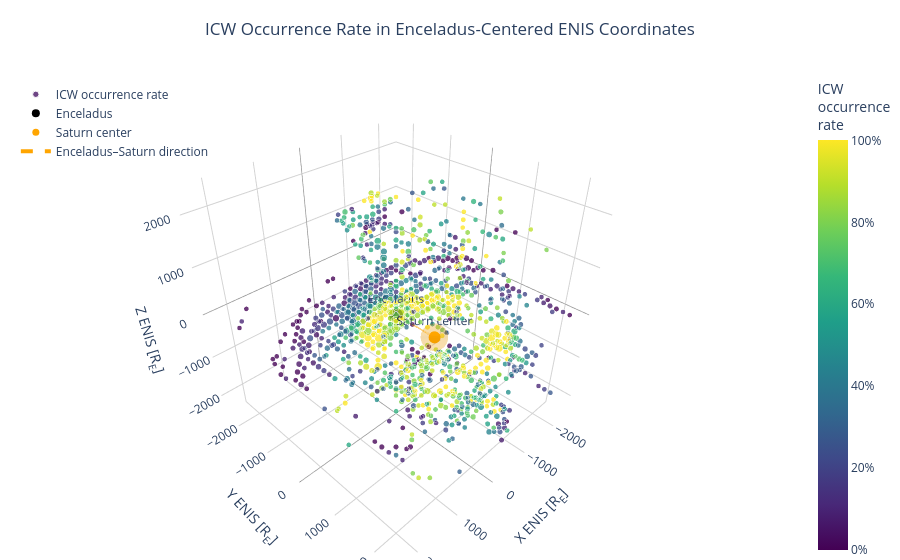

The code cell stored with this chart in its notebook:
### Code cell
import numpy as np
import pandas as pd
import plotly.graph_objects as go

# ============================================================
# Settings
# ============================================================
R_ENCELADUS_KM = 252.1

n_bins = 36
min_count = 10

# Focus region around Enceladus in Enceladus radii.
# This keeps Enceladus and Saturn visible.
# Set to None to use the full available range.
axis_limit_RE = 2500

# ============================================================
# Coordinates: Cassini in Enceladus-centered ENIS frame
# ============================================================
d = df[
    [
        "x_enis_km",
        "y_enis_km",
        "z_enis_km",
        "saturn_x_enis_km",
        "saturn_y_enis_km",
        "saturn_z_enis_km",
        "is_ICW",
    ]
].dropna().copy()

# Convert Cassini position to Enceladus radii
d["x_RE"] = d["x_enis_km"] / R_ENCELADUS_KM
d["y_RE"] = d["y_enis_km"] / R_ENCELADUS_KM
d["z_RE"] = d["z_enis_km"] / R_ENCELADUS_KM

# Convert Saturn position to Enceladus radii
d["saturn_x_RE"] = d["saturn_x_enis_km"] / R_ENCELADUS_KM
d["saturn_y_RE"] = d["saturn_y_enis_km"] / R_ENCELADUS_KM
d["saturn_z_RE"] = d["saturn_z_enis_km"] / R_ENCELADUS_KM

d["is_ICW"] = d["is_ICW"].astype(int)

# Saturn is effectively fixed in this frame; use median for robustness
saturn_pos = np.array(
    [
        d["saturn_x_RE"].median(),
        d["saturn_y_RE"].median(),
        d["saturn_z_RE"].median(),
    ]
)

# ============================================================
# Optional spatial focus around Enceladus
# ============================================================
if axis_limit_RE is not None:
    keep = (
        d["x_RE"].between(-axis_limit_RE, axis_limit_RE)
        & d["y_RE"].between(-axis_limit_RE, axis_limit_RE)
        & d["z_RE"].between(-axis_limit_RE, axis_limit_RE)
    )
    d_plot = d.loc[keep].copy()

    bin_edges = [
        np.linspace(-axis_limit_RE, axis_limit_RE, n_bins + 1),
        np.linspace(-axis_limit_RE, axis_limit_RE, n_bins + 1),
        np.linspace(-axis_limit_RE, axis_limit_RE, n_bins + 1),
    ]
else:
    d_plot = d.copy()

    bin_edges = [
        np.linspace(d_plot["x_RE"].min(), d_plot["x_RE"].max(), n_bins + 1),
        np.linspace(d_plot["y_RE"].min(), d_plot["y_RE"].max(), n_bins + 1),
        np.linspace(d_plot["z_RE"].min(), d_plot["z_RE"].max(), n_bins + 1),
    ]

# ============================================================
# 3D histogram binning
# ============================================================
coords = d_plot[["x_RE", "y_RE", "z_RE"]].to_numpy()
icw = d_plot["is_ICW"].to_numpy()

# Total samples per bin
total_counts, edges = np.histogramdd(
    coords,
    bins=bin_edges
)

# ICW samples per bin
icw_counts, _ = np.histogramdd(
    coords,
    bins=bin_edges,
    weights=icw
)

with np.errstate(divide="ignore", invalid="ignore"):
    occurrence_rate = icw_counts / total_counts

# Bin centers
x_centers = 0.5 * (edges[0][:-1] + edges[0][1:])
y_centers = 0.5 * (edges[1][:-1] + edges[1][1:])
z_centers = 0.5 * (edges[2][:-1] + edges[2][1:])

X, Y, Z = np.meshgrid(
    x_centers,
    y_centers,
    z_centers,
    indexing="ij"
)

# Keep only sufficiently sampled bins
mask = total_counts >= min_count

plot_df = pd.DataFrame(
    {
        "x_RE": X[mask],
        "y_RE": Y[mask],
        "z_RE": Z[mask],
        "n_total": total_counts[mask].astype(int),
        "n_ICW": icw_counts[mask].astype(int),
        "occurrence_rate": occurrence_rate[mask],
    }
)

# Marker size scaled by sampling density
plot_df["marker_size"] = 3 + 9 * np.sqrt(
    plot_df["n_total"] / plot_df["n_total"].max()
)

plot_df["hover"] = (
    "ICW occurrence rate: "
    + plot_df["occurrence_rate"].map("{:.2%}".format)
    + "<br>Total samples: "
    + plot_df["n_total"].astype(str)
    + "<br>ICW samples: "
    + plot_df["n_ICW"].astype(str)
    + "<br>x: "
    + plot_df["x_RE"].map("{:.1f}".format)
    + " R<sub>E</sub>"
    + "<br>y: "
    + plot_df["y_RE"].map("{:.1f}".format)
    + " R<sub>E</sub>"
    + "<br>z: "
    + plot_df["z_RE"].map("{:.1f}".format)
    + " R<sub>E</sub>"
)

# ============================================================
# Optional Saturn sphere
# ============================================================
def make_sphere(center, radius, n_theta=40, n_phi=20):
    theta = np.linspace(0, 2 * np.pi, n_theta)
    phi = np.linspace(0, np.pi, n_phi)

    theta, phi = np.meshgrid(theta, phi)

    xs = center[0] + radius * np.sin(phi) * np.cos(theta)
    ys = center[1] + radius * np.sin(phi) * np.sin(theta)
    zs = center[2] + radius * np.cos(phi)

    return xs, ys, zs


saturn_radius_RE = 60268.0 / R_ENCELADUS_KM
sat_x, sat_y, sat_z = make_sphere(
    center=saturn_pos,
    radius=saturn_radius_RE
)

# ============================================================
# Plotly graph_objects figure
# ============================================================
fig = go.Figure()

# ICW occurrence-rate bins
fig.add_trace(
    go.Scatter3d(
        x=plot_df["x_RE"],
        y=plot_df["y_RE"],
        z=plot_df["z_RE"],
        mode="markers",
        marker=dict(
            size=plot_df["marker_size"],
            color=plot_df["occurrence_rate"],
            colorscale="Viridis",
            cmin=0,
            cmax=1,
            opacity=0.78,
            colorbar=dict(
                title="ICW<br>occurrence<br>rate",
                tickformat=".0%",
            ),
        ),
        text=plot_df["hover"],
        hoverinfo="text",
        name="ICW occurrence rate",
    )
)

# Enceladus at origin
fig.add_trace(
    go.Scatter3d(
        x=[0],
        y=[0],
        z=[0],
        mode="markers+text",
        marker=dict(
            size=8,
            color="black",
        ),
        text=["Enceladus"],
        textposition="top center",
        hoverinfo="text",
        name="Enceladus",
    )
)

# Saturn center
fig.add_trace(
    go.Scatter3d(
        x=[saturn_pos[0]],
        y=[saturn_pos[1]],
        z=[saturn_pos[2]],
        mode="markers+text",
        marker=dict(
            size=7,
            color="orange",
        ),
        text=["Saturn center"],
        textposition="top center",
        hoverinfo="text",
        name="Saturn center",
    )
)

# Saturn physical sphere
fig.add_trace(
    go.Surface(
        x=sat_x,
        y=sat_y,
        z=sat_z,
        opacity=0.18,
        showscale=False,
        colorscale=[[0, "orange"], [1, "orange"]],
        name="Saturn",
        hoverinfo="skip",
    )
)

# Line from Enceladus to Saturn
fig.add_trace(
    go.Scatter3d(
        x=[0, saturn_pos[0]],
        y=[0, saturn_pos[1]],
        z=[0, saturn_pos[2]],
        mode="lines",
        line=dict(
            color="orange",
            width=4,
            dash="dash",
        ),
        name="Enceladus–Saturn direction",
        hoverinfo="skip",
    )
)

# Axis limits
if axis_limit_RE is not None:
    axis_range = [-axis_limit_RE, axis_limit_RE]
else:
    max_abs = np.nanmax(
        np.abs(
            np.concatenate(
                [
                    plot_df[["x_RE", "y_RE", "z_RE"]].to_numpy().ravel(),
                    saturn_pos,
                ]
            )
        )
    )
    max_abs = np.ceil(max_abs / 100) * 100
    axis_range = [-max_abs, max_abs]

fig.update_layout(
    title=dict(
        text="ICW Occurrence Rate in Enceladus-Centered ENIS Coordinates",
        x=0.5,
        xanchor="center",
    ),
    scene=dict(
        xaxis=dict(
            title="X ENIS [R<sub>E</sub>]",
            range=axis_range,
            backgroundcolor="white",
            gridcolor="lightgray",
            zerolinecolor="gray",
        ),
        yaxis=dict(
            title="Y ENIS [R<sub>E</sub>]",
            range=axis_range,
            backgroundcolor="white",
            gridcolor="lightgray",
            zerolinecolor="gray",
        ),
        zaxis=dict(
            title="Z ENIS [R<sub>E</sub>]",
            range=axis_range,
            backgroundcolor="white",
            gridcolor="lightgray",
            zerolinecolor="gray",
        ),
        aspectmode="cube",
    ),
    margin=dict(l=0, r=0, t=70, b=0),
    legend=dict(
        x=0.02,
        y=0.98,
        bgcolor="rgba(255,255,255,0.7)",
    ),
)

fig.show()

# save
fig.write_html("ICW_3D_occurrence_ENIS.html")

### Figure 1 — Plotly figure (JSON) as saved in the notebook; plotly's stock layout.template omitted (floating-point values rounded to 4 significant figures; data arrays with more than 128 entries replaced by an {"elided": "..."} marker saying what was removed)
{"data": [{"hoverinfo": "text", "marker": {"cmax": 1, "cmin": 0, "color": {"elided": "1158 float values"}, "colorbar": {"tickformat": ".0%", "title": {"text": "ICW<br>occurrence<br>rate"}}, "colorscale": [[0, "#440154"], [0.1111, "#482878"], [0.2222, "#3e4989"], [0.3333, "#31688e"], [0.4444, "#26828e"], [0.5556, "#1f9e89"], [0.6667, "#35b779"], [0.7778, "#6ece58"], [0.8889, "#b5de2b"], [1, "#fde725"]], "opacity": 0.78, "size": {"elided": "1158 float values"}}, "mode": "markers", "name": "ICW occurrence rate", "text": {"elided": "1158 str values"}, "type": "scatter3d", "x": {"elided": "1158 float values"}, "y": {"elided": "1158 float values"}, "z": {"elided": "1158 float values"}}, {"hoverinfo": "text", "marker": {"color": "black", "size": 8}, "mode": "markers+text", "name": "Enceladus", "text": ["Enceladus"], "textposition": "top center", "type": "scatter3d", "x": [0], "y": [0], "z": [0]}, {"hoverinfo": "text", "marker": {"color": "orange", "size": 7}, "mode": "markers+text", "name": "Saturn center", "text": ["Saturn center"], "textposition": "top center", "type": "scatter3d", "x": [3.373e-19], "y": [944.2], "z": [2.141e-17]}, {"colorscale": [[0, "orange"], [1, "orange"]], "hoverinfo": "skip", "name": "Saturn", "opacity": 0.18, "showscale": false, "type": "surface", "x": {"elided": "20x40 float values"}, "y": {"elided": "20x40 float values"}, "z": {"elided": "20x40 float values"}}, {"hoverinfo": "skip", "line": {"color": "orange", "dash": "dash", "width": 4}, "mode": "lines", "name": "Enceladus–Saturn direction", "type": "scatter3d", "x": [0, 3.373e-19], "y": [0, 944.2], "z": [0, 2.141e-17]}], "layout": {"legend": {"bgcolor": "rgba(255,255,255,0.7)", "x": 0.02, "y": 0.98}, "margin": {"b": 0, "l": 0, "r": 0, "t": 70}, "scene": {"aspectmode": "cube", "xaxis": {"backgroundcolor": "white", "gridcolor": "lightgray", "range": [-2500, 2500], "title": {"text": "X ENIS [R<sub>E</sub>]"}, "zerolinecolor": "gray"}, "yaxis": {"backgroundcolor": "white", "gridcolor": "lightgray", "range": [-2500, 2500], "title": {"text": "Y ENIS [R<sub>E</sub>]"}, "zerolinecolor": "gray"}, "zaxis": {"backgroundcolor": "white", "gridcolor": "lightgray", "range": [-2500, 2500], "title": {"text": "Z ENIS [R<sub>E</sub>]"}, "zerolinecolor": "gray"}}, "title": {"text": "ICW Occurrence Rate in Enceladus-Centered ENIS Coordinates", "x": 0.5, "xanchor": "center"}}}
